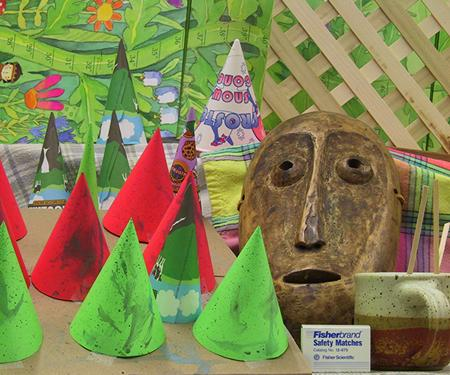
#> input picture CV_bonus/left.jpg, 450 x 375 px
$ python inbuilt.py
#> lines starting #> are read from the running program, lines starting #| are printed output that depends on the picture
import numpy as np
import cv2
from matplotlib import pyplot as plt

imgL = cv2.imread('left.jpg',0)
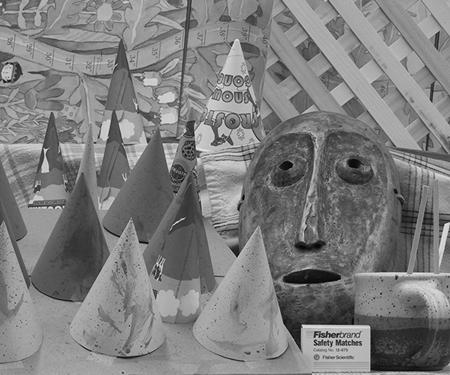
#> imgL: shape (375, 450); min 0, max 241, mean 125.5
imgR = cv2.imread('right.jpg',0)
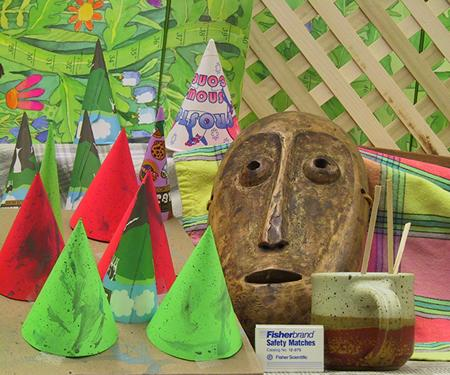
#> input picture CV_bonus/right.jpg, 450 x 375 px
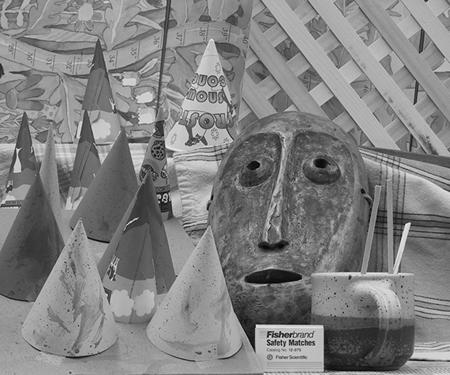
#> imgR: shape (375, 450); min 0, max 245, mean 128.9

stereo = cv2.StereoBM_create(numDisparities=48, blockSize=19)
disparity = stereo.compute(imgL,imgR)
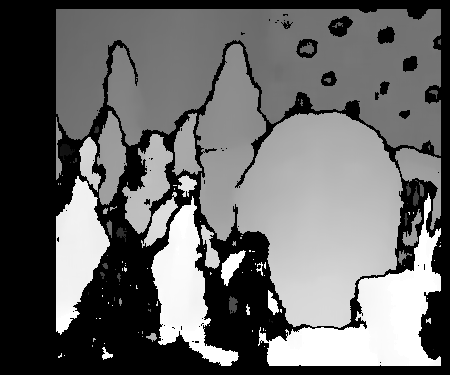
#> disparity: shape (375, 450) int16; min -16, max 752, mean 300; drawn with min black and max white
plt.imshow(disparity,'gray')
plt.show()

#resource for code : https://docs.opencv.org/3.1.0/dd/d53/tutorial_py_depthmap.html
